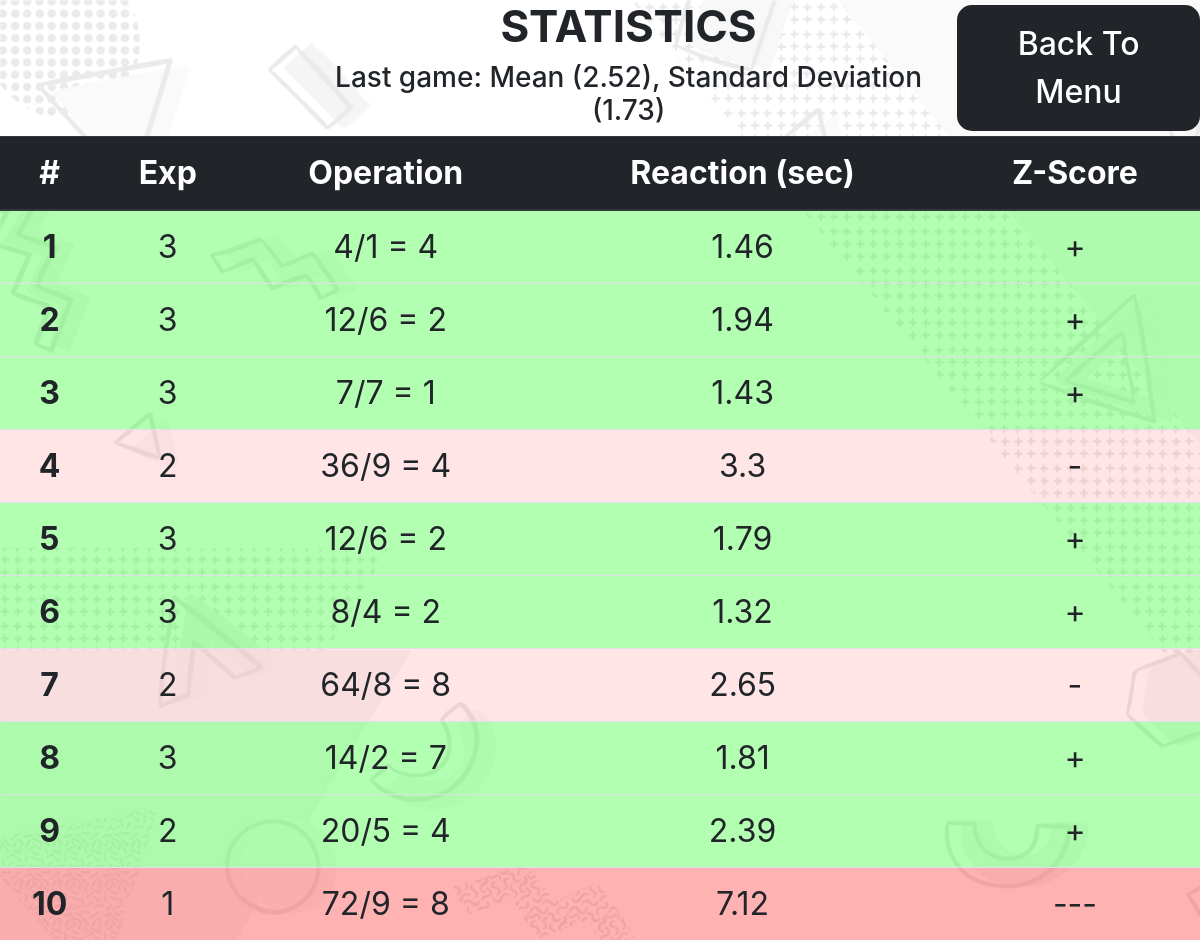
The page /results (signed in) on the database its author committed.
### tables this page shows
CREATE TABLE game_sessions (
id INTEGER NOT NULL,
reaction_time NUMERIC NOT NULL,
operation_text TEXT NOT NULL,
answer NUMERIC NOT NULL,
question_type TEXT NOT NULL,
experience_reward INTEGER NOT NULL,
time_stamp DATETIME NOT NULL DEFAULT CURRENT_TIMESTAMP,
FOREIGN KEY (id) REFERENCES users(id)
);

### app.py (the view)
@app.route("/results", methods=["GET", "POST"])
@login_required
def result_page():
    if request.method == "POST":
        data = request.get_json()["game_session_data"]
        for item in data:
            db.execute(
                "INSERT INTO game_sessions (id, reaction_time, operation_text, answer, question_type, experience_reward) VALUES (?, ?, ?, ?, ?, ?)",
                session["user_id"],
                float(item["reactionTime"]),
                item["operationText"],
                item["questionAnswer"],
                item["operationType"],
                item["experience"]
            )
        return redirect("/results")
    else:
        dataset = db.execute("SELECT * FROM game_sessions WHERE id = ? ORDER BY time_stamp DESC LIMIT ?", session["user_id"], QUESTION_AMOUNT)
        reaction_data = []
        for data in dataset:
            reaction_data.append(data["reaction_time"])
        mean = float("{:.2f}".format(sum(reaction_data) / len(reaction_data)))
        std = float("{:.2f}".format(stdev(reaction_data)))
        zscore_data = []
        for data in reaction_data:
            z = abs((data-mean)/std)
            if z < 1:
                z = 1
            elif 1 <= z <= 1.5:
                z = 2
            else:
                z = 3
            zscore_data.append(int(z))
        return render_template("result.html", dataset=dataset, mean=mean, zscore_data=zscore_data, std=std)

### app.py (called while the page is built)
def login_required(f):
    @wraps(f)
    def decorated_function(*args, **kwargs):
        if session.get("user_id") is None:
            return redirect("/login")
        return f(*args, **kwargs)
    return decorated_function

@app.after_request
def after_request(response):
    response.headers["Cache-Control"] = "no-cache, no-store, must-revalidate"
    response.headers["Expires"] = 0
    response.headers["Pragma"] = "no-cache"
    return response

### templates/result.html (shortened to what this page needs)
{% extends "layout.html" %}
{% block head %}
    <link rel="stylesheet" href="https://cdn.jsdelivr.net/npm/bootstrap@4.0.0/dist/css/bootstrap.min.css">
{% endblock %}
{% block main %}
    <div class="result-container">
        <div class="result-div">
            <div>
                <h2>STATISTICS</h2>
                <h3>Last game: Mean ({{ mean }}), Standard Deviation ({{ std }})</h3>
            </div>
            <form action="/" method="get">
                <div>
                    <button type="submit">
                        Back To Menu
                    </button>
                </div>
            </form>
        </div>
        <table class="table table-striped">
            <thead class="thead-dark">
                <tr>
                    <th scope="col">#</th>
                    <th scope="col">Exp</th>
                    <th scope="col">Operation</th>
                    <th scope="col">Reaction (sec)</th>
                    <th scope="col">Z-Score</th>
                </tr>
            </thead>
            <tbody>
                {% for item in dataset %}
                    <tr {% if item["reaction_time"] > mean %}
                            style="background-color:rgba(255,0,0, {{0.1*zscore_data[loop.index-1]}})"
                        {% else %}
                            style="background-color:rgba(0,255,0, {{0.3*zscore_data[loop.index-1]}})"
                        {% endif %}>
                        <th scope="row">{{ loop.index }}</th>
                        <td>{{ item["experience_reward"] }}</td>
                        <td>{{ item["operation_text"] }} = {{ item["answer"] }}</td>
                        <td>{{ item["reaction_time"] }}</td>
                        <td>
                            {% if item["reaction_time"] > mean %}
                                {{ "-" * zscore_data[loop.index-1] }}
                            {% elif item["reaction_time"] == mean %}
                                =
                            {% else %}
                                {{ "+" * zscore_data[loop.index-1] }}
                            {% endif %}
                        </td>
                    </tr>
                {% endfor %}
            </tbody>
        </table>
    </div>
{% endblock %}

### static/styles.css (style rules this page uses)
* { margin: 0; padding: 0; }
*, *::before, *::after { box-sizing: inherit; }
html { box-sizing: border-box; scroll-behavior: smooth; }
body { background-image: url('arithmetick-bg.png'); background-repeat: no-repeat; background-size: cover; background-attachment: fixed; height: 100vh; }
.result-container { font-size: 32px; text-align: center; }
.result-container h2 { font-size: 44px; font-weight: 700; }
.result-div { padding-left: 25%; display: flex; justify-content: space-around; align-items: center; }
.result-div button { transition-duration: 0.4s; border: none; padding: 15px; background-color: #212529; border-radius: 15px; font-weight: 500; color: white; }

### rows shown on the page
game_sessions: experience_reward "3", operation_text "4/1", answer "4", reaction_time "1.46", index "+"
game_sessions: experience_reward "3", operation_text "12/6", answer "2", reaction_time "1.94", index "+"
game_sessions: experience_reward "3", operation_text "7/7", answer "1", reaction_time "1.43", index "+"
game_sessions: experience_reward "2", operation_text "36/9", answer "4", reaction_time "3.3", index "-"
game_sessions: experience_reward "3", operation_text "12/6", answer "2", reaction_time "1.79", index "+"
game_sessions: experience_reward "3", operation_text "8/4", answer "2", reaction_time "1.32", index "+"
game_sessions: experience_reward "2", operation_text "64/8", answer "8", reaction_time "2.65", index "-"
game_sessions: experience_reward "3", operation_text "14/2", answer "7", reaction_time "1.81", index "+"
game_sessions: experience_reward "2", operation_text "20/5", answer "4", reaction_time "2.39", index "+"
game_sessions: experience_reward "1", operation_text "72/9", answer "8", reaction_time "7.12", index "---"

### other values the page prints
{{ mean }} "2.52"
{{ std }} "1.73"
